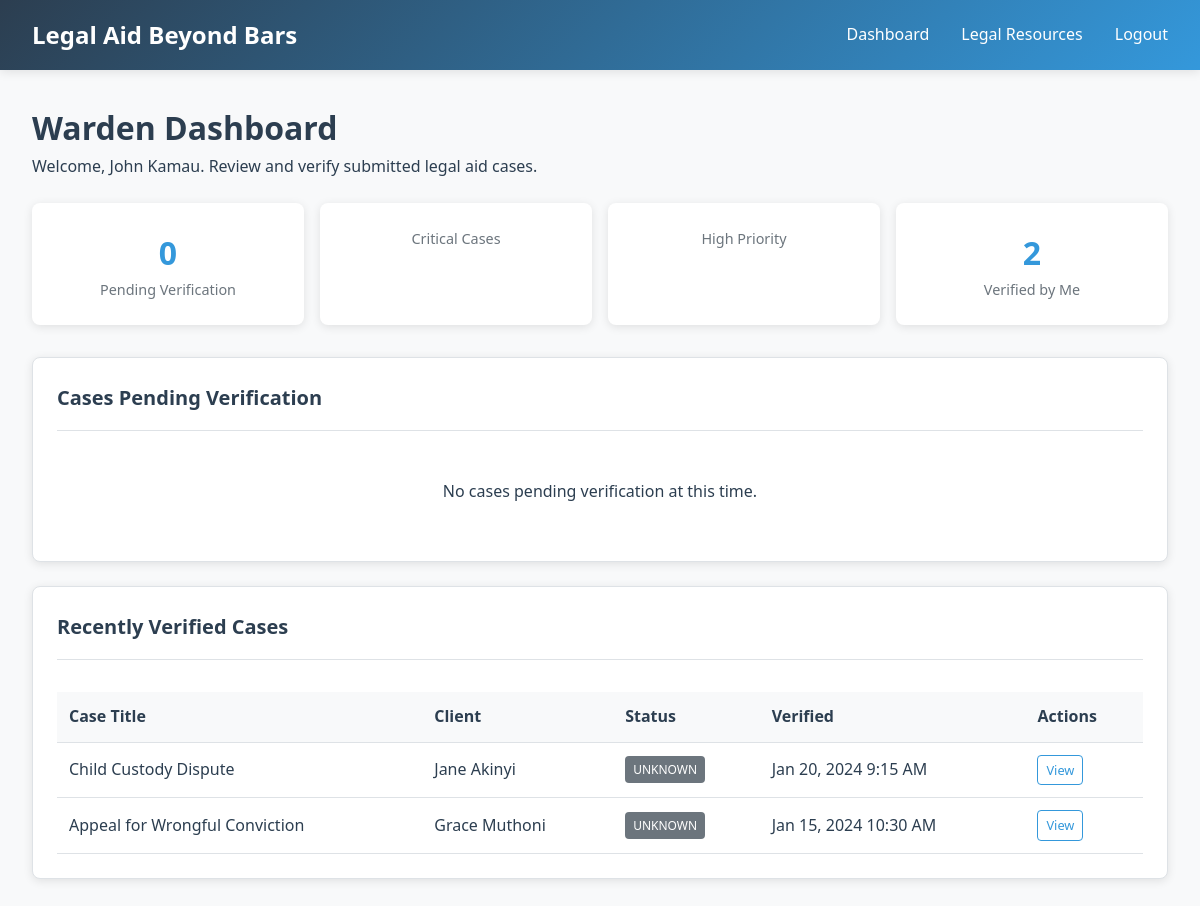
Screenshot of /warden.php (signed in) with the database file from the repository.
### tables this page shows
CREATE TABLE users (
    id INT PRIMARY KEY AUTO_INCREMENT,
    username VARCHAR(50) UNIQUE NOT NULL,
    email VARCHAR(100) UNIQUE NOT NULL,
    password_hash VARCHAR(255) NOT NULL,
    role ENUM('client', 'warden', 'lawyer', 'admin') NOT NULL,
    first_name VARCHAR(50) NOT NULL,
    last_name VARCHAR(50) NOT NULL,
    phone VARCHAR(20),
    prison_id INT NULL,
    is_approved BOOLEAN DEFAULT FALSE,
    created_at TIMESTAMP DEFAULT CURRENT_TIMESTAMP,
    updated_at TIMESTAMP DEFAULT CURRENT_TIMESTAMP ON UPDATE CURRENT_TIMESTAMP,
    FOREIGN KEY (prison_id) REFERENCES prisons(id) ON DELETE SET NULL
);

CREATE TABLE cases (
    id INT PRIMARY KEY AUTO_INCREMENT,
    client_id INT NOT NULL,
    prison_id INT NOT NULL,
    case_title VARCHAR(200) NOT NULL,
    case_description TEXT NOT NULL,
    case_type ENUM('criminal', 'civil', 'family', 'other') NOT NULL,
    urgency_level ENUM('low', 'medium', 'high', 'critical') DEFAULT 'medium',
    status ENUM('pending', 'verified', 'assigned', 'in_progress', 'completed', 'rejected') DEFAULT 'pending',
    warden_id INT NULL,
    lawyer_id INT NULL,
    warden_notes TEXT NULL,
    lawyer_notes TEXT NULL,
    verified_at TIMESTAMP NULL,
    assigned_at TIMESTAMP NULL,
    created_at TIMESTAMP DEFAULT CURRENT_TIMESTAMP,
    updated_at TIMESTAMP DEFAULT CURRENT_TIMESTAMP ON UPDATE CURRENT_TIMESTAMP,
    FOREIGN KEY (client_id) REFERENCES users(id) ON DELETE CASCADE,
    FOREIGN KEY (prison_id) REFERENCES prisons(id),
    FOREIGN KEY (warden_id) REFERENCES users(id) ON DELETE SET NULL,
    FOREIGN KEY (lawyer_id) REFERENCES users(id) ON DELETE SET NULL
);

### warden.php (the view, shortened to what this page needs)
<?php
require_once '../config/database.php';
require_once '../includes/functions.php';
$user = get_user_by_id($pdo, $_SESSION['user_id']);
$stmt = $pdo->prepare("
    SELECT c.*, p.name as prison_name, p.location as prison_location,
           u.first_name as client_first_name, u.last_name as client_last_name, u.email as client_email
    FROM cases c
    JOIN prisons p ON c.prison_id = p.id
    JOIN users u ON c.client_id = u.id
    JOIN users w ON w.id = ? AND w.prison_id = c.prison_id
    WHERE c.status = 'pending'
    ORDER BY c.urgency_level DESC, c.created_at ASC
");
$stmt->execute([$_SESSION['user_id']]);
$pending_cases = $stmt->fetchAll();
$stmt = $pdo->prepare("
    SELECT c.*, p.name as prison_name, p.location as prison_location,
           u.first_name as client_first_name, u.last_name as client_last_name
    FROM cases c
    JOIN prisons p ON c.prison_id = p.id
    JOIN users u ON c.client_id = u.id
    WHERE c.warden_id = ? AND c.status != 'pending'
    ORDER BY c.verified_at DESC
    LIMIT 10
");
$stmt->execute([$_SESSION['user_id']]);
$verified_cases = $stmt->fetchAll();
$stmt = $pdo->prepare("
    SELECT
        COUNT(*) as total_pending,
        SUM(CASE WHEN urgency_level = 'critical' THEN 1 ELSE 0 END) as critical_cases,
        SUM(CASE WHEN urgency_level = 'high' THEN 1 ELSE 0 END) as high_cases
    FROM cases c
    JOIN users w ON w.id = ? AND w.prison_id = c.prison_id
    WHERE c.status = 'pending'
");
$stmt->execute([$_SESSION['user_id']]);
$stats = $stmt->fetch();
$stmt = $pdo->prepare("SELECT COUNT(*) as verified_by_me FROM cases WHERE warden_id = ?");
$stmt->execute([$_SESSION['user_id']]);
$my_stats = $stmt->fetch();
?>
<!DOCTYPE html>
<html lang="en">
<head>
    <link rel="stylesheet" href="../assets/css/style.css">
</head>
<body>
    <header class="header">
        <nav class="navbar">
            <div class="logo">Legal Aid Beyond Bars</div>
            <ul class="nav-links">
                <li><a href="warden.php">Dashboard</a></li>
                <li><a href="../legal/resources.php">Legal Resources</a></li>
                <li><a href="../auth/logout.php">Logout</a></li>
            </ul>
        </nav>
    </header>
    <div class="container">
        <h1>Warden Dashboard</h1>
        <p class="mb-4">Welcome, <?php echo htmlspecialchars($user['first_name'] . ' ' . $user['last_name']); ?>. Review and verify submitted legal aid cases.</p>
        <div class="stats-grid">
            <div class="stat-card">
                <div class="stat-number"><?php echo $stats['total_pending']; ?></div>
                <div class="stat-label">Pending Verification</div>
            </div>
            <div class="stat-card">
                <div class="stat-label">Critical Cases</div>
            </div>
            <div class="stat-card">
                <div class="stat-label">High Priority</div>
            </div>
            <div class="stat-card">
                <div class="stat-number"><?php echo $my_stats['verified_by_me']; ?></div>
                <div class="stat-label">Verified by Me</div>
            </div>
        </div>
        <div class="card mb-4">
            <div class="card-header">
                <h3 class="card-title">Cases Pending Verification</h3>
            </div>
            <?php if (empty($pending_cases)): ?>
                <div class="text-center" style="padding: 2rem;">
                    <p>No cases pending verification at this time.</p>
                </div>
            <?php endif; ?>
        </div>
        <?php if (!empty($verified_cases)): ?>
        <div class="card">
            <div class="card-header">
                <h3 class="card-title">Recently Verified Cases</h3>
            </div>
            <div class="table-responsive">
                <table class="table table-hover">
                    <thead>
                        <tr>
                            <th>Case Title</th>
                            <th>Client</th>
                            <th>Status</th>
                            <th>Verified</th>
                            <th>Actions</th>
                        </tr>
                    </thead>
                    <tbody>
                        <?php foreach ($verified_cases as $case): ?>
                        <tr>
                            <td><?php echo htmlspecialchars($case['case_title']); ?></td>
                            <td><?php echo htmlspecialchars($case['client_first_name'] . ' ' . $case['client_last_name']); ?></td>
                            <td><?php echo get_case_status_badge($case['status']); ?></td>
                            <td><?php echo format_date($case['verified_at']); ?></td>
                            <td>
                                <a href="view_case.php?id=<?php echo $case['id']; ?>" class="btn btn-outline" style="padding: 0.25rem 0.5rem; font-size: 0.8rem;">View</a>
                            </td>
                        </tr>
                        <?php endforeach; ?>
                    </tbody>
                </table>
            </div>
        </div>
        <?php endif; ?>
    </div>
</body>
</html>

### functions.php (shortened to what this page needs)
<?php
function get_user_by_id($pdo, $user_id) {
    $stmt = $pdo->prepare("SELECT * FROM users WHERE id = ?");
    $stmt->execute([$user_id]);
    return $stmt->fetch();
}
function format_date($date) {
    return date('M j, Y g:i A', strtotime($date));
}
function get_case_status_badge($status) {
    $badges = [
        'pending' => '<span class="badge badge-warning">Pending Verification</span>',
        'verified' => '<span class="badge badge-info">Verified</span>',
        'assigned' => '<span class="badge badge-primary">Assigned</span>',
        'in_progress' => '<span class="badge badge-success">In Progress</span>',
        'completed' => '<span class="badge badge-dark">Completed</span>',
        'rejected' => '<span class="badge badge-danger">Rejected</span>'
    ];
    return $badges[$status] ?? '<span class="badge badge-secondary">Unknown</span>';
}
?>

### style.css (style rules this page uses)
:root { --primary-color: #2c3e50; --secondary-color: #3498db; --success-color: #27ae60; --warning-color: #f39c12; --danger-color: #e74c3c; --light-bg: #f8f9fa; --dark-text: #2c3e50; --border-color: #dee2e6; }
* { margin: 0; padding: 0; box-sizing: border-box; }
body { font-family: 'Segoe UI', Tahoma, Geneva, Verdana, sans-serif; line-height: 1.6; color: var(--dark-text); background-color: var(--light-bg); }
.header { background: linear-gradient(135deg, var(--primary-color), var(--secondary-color)); color: white; padding: 1rem 0; box-shadow: 0 2px 10px rgba(0,0,0,0.1); }
.navbar { display: flex; justify-content: space-between; align-items: center; max-width: 1200px; margin: 0 auto; padding: 0 2rem; }
.logo { font-size: 1.5rem; font-weight: bold; }
.nav-links { display: flex; list-style: none; gap: 2rem; }
.nav-links a { color: white; text-decoration: none; transition: opacity 0.3s; }
.container { max-width: 1200px; margin: 0 auto; padding: 2rem; }
.card { background: white; border-radius: 8px; padding: 1.5rem; box-shadow: 0 2px 10px rgba(0,0,0,0.1); border: 1px solid var(--border-color); }
.card-header { border-bottom: 1px solid var(--border-color); padding-bottom: 1rem; margin-bottom: 1rem; }
.card-title { font-size: 1.25rem; font-weight: 600; color: var(--primary-color); }
.btn { display: inline-block; padding: 0.75rem 1.5rem; border: none; border-radius: 4px; font-size: 1rem; font-weight: 500; text-decoration: none; text-align: center; cursor: pointer; transition: all 0.3s; }
.btn-outline { background-color: transparent; border: 1px solid var(--secondary-color); color: var(--secondary-color); }
.badge { display: inline-block; padding: 0.25rem 0.5rem; font-size: 0.75rem; font-weight: 500; border-radius: 4px; text-transform: uppercase; }
.badge-secondary { background-color: #6c757d; color: white; }
.table { width: 100%; border-collapse: collapse; margin-top: 1rem; }
.table th, .table td { padding: 0.75rem; text-align: left; border-bottom: 1px solid var(--border-color); }
.table th { background-color: var(--light-bg); font-weight: 600; }
.stats-grid { display: grid; grid-template-columns: repeat(auto-fit, minmax(200px, 1fr)); gap: 1rem; margin-bottom: 2rem; }
.stat-card { background: white; padding: 1.5rem; border-radius: 8px; text-align: center; box-shadow: 0 2px 10px rgba(0,0,0,0.1); }
.stat-number { font-size: 2rem; font-weight: bold; color: var(--secondary-color); }
.stat-label { color: #6c757d; font-size: 0.9rem; }
.text-center { text-align: center; }
.mb-4 { margin-bottom: 1.5rem; }
.table-responsive { overflow-x: auto; }

### rows the page displays
users: first_name+last_name "John Kamau"
cases: case_title "Child Custody Dispute", client.last_name "Jane Akinyi", status "UNKNOWN", verified_at "Jan 20, 2024 9:15 AM"
cases: case_title "Appeal for Wrongful Conviction", client.last_name "Grace Muthoni", status "UNKNOWN", verified_at "Jan 15, 2024 10:30 AM"

### other values shown
$stats['total_pending'] "0"
$my_stats['verified_by_me'] "2"
